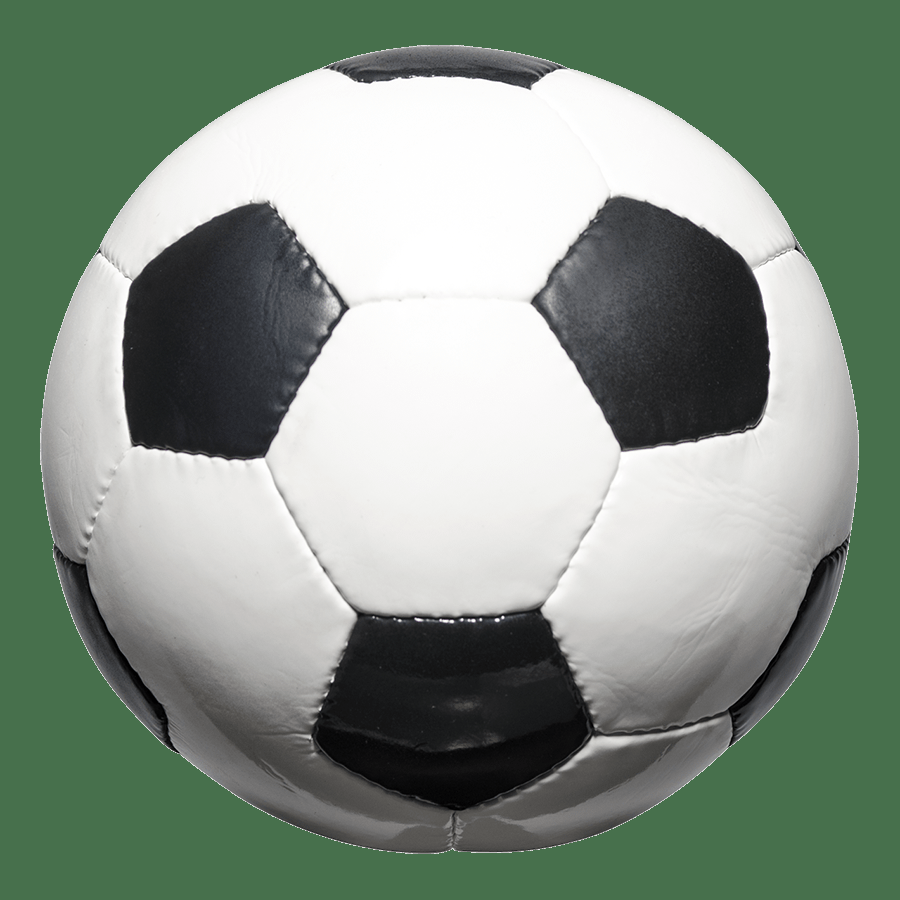
#> input picture ObjectDetection/soccer.png, 900 x 900 px
$ python morphological.py
#> lines starting #> are read from the running program, lines starting #| are printed output that depends on the picture
import cv2 as cv
import numpy as np
img = cv.imread('soccer.png',0)
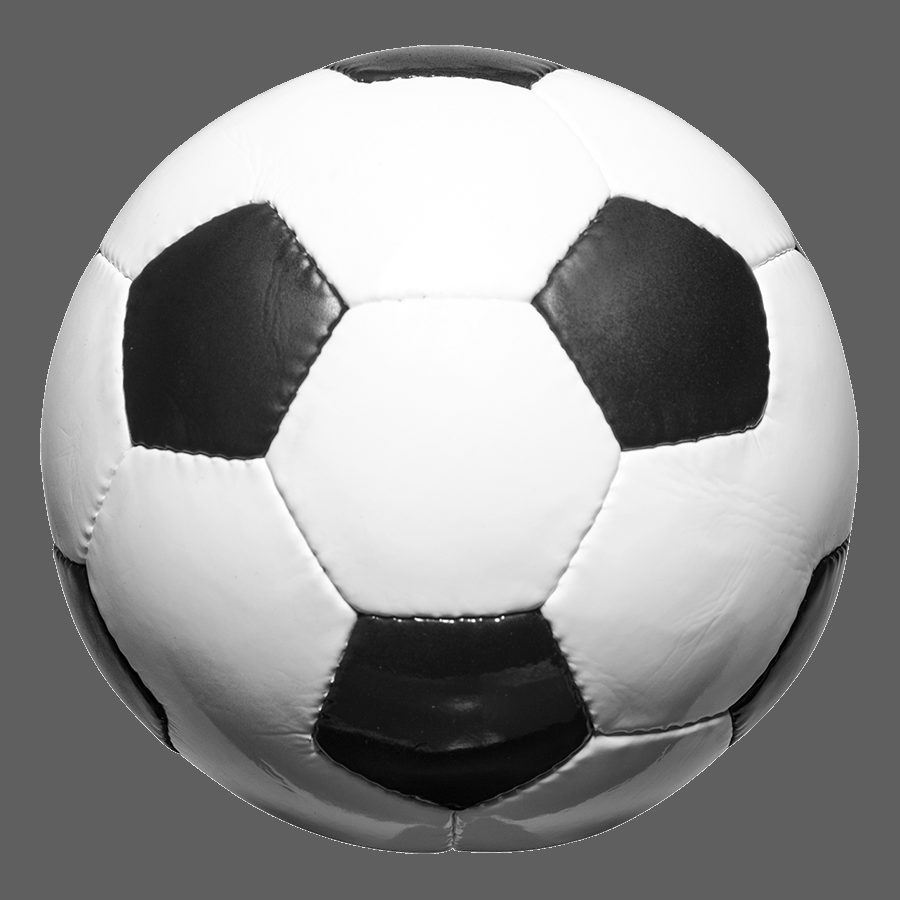
#> img: shape (900, 900); min 0, max 255, mean 138.5
kernel = np.ones((5,5),np.uint8)
gradient = cv.morphologyEx(img, cv.MORPH_GRADIENT, kernel)
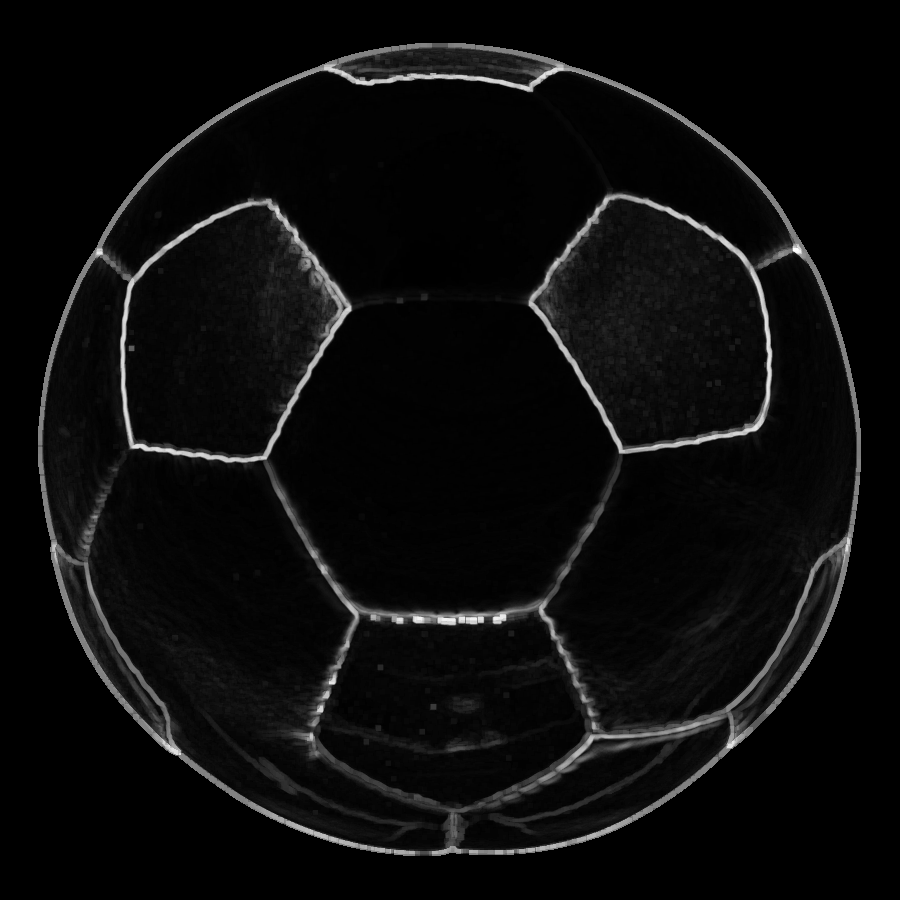
#> gradient: shape (900, 900); min 0, max 255, mean 11.9

cv.imshow('image',gradient)
cv.waitKey(0)

$ run again, with ObjectDetection/red1.png copied over ObjectDetection/soccer.png
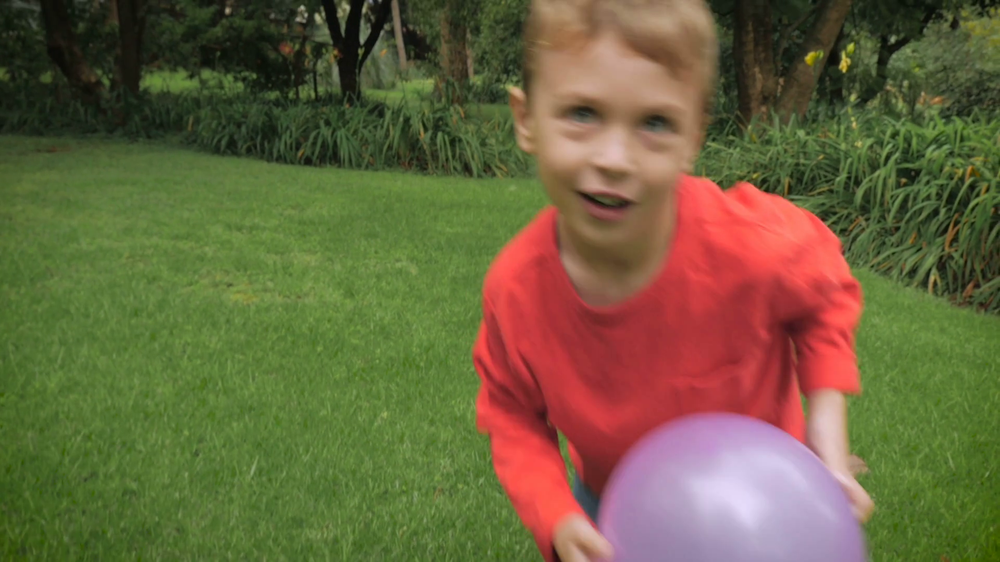
#> input picture ObjectDetection/red1.png, 1000 x 562 px, shrunk from 1920 x 1080 before the run
#> `img = cv.imread('soccer.png',0)`:
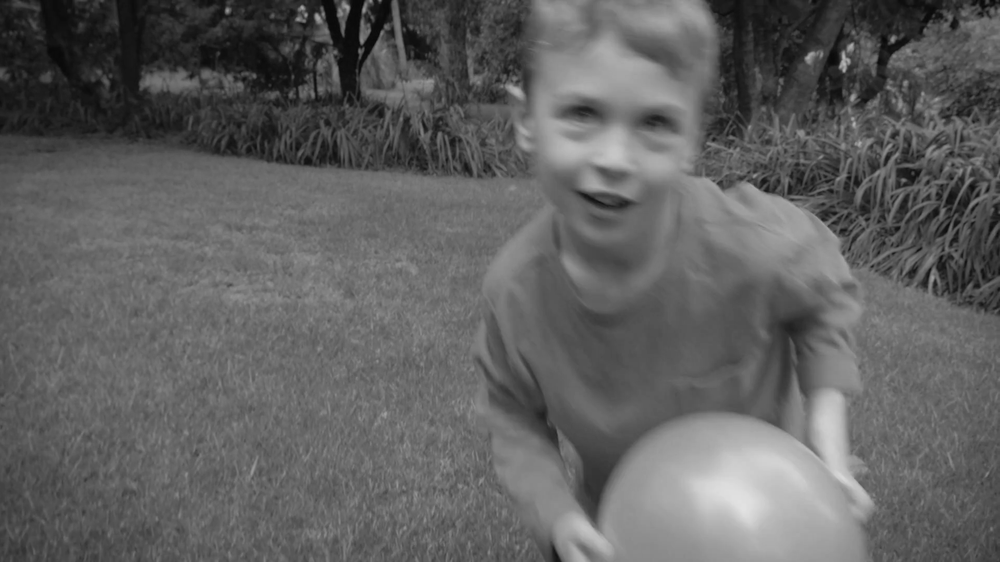
#> img: shape (562, 1000); min 7, max 226, mean 96.4
#> `gradient = cv.morphologyEx(img, cv.MORPH_GRADIENT, kernel)`:
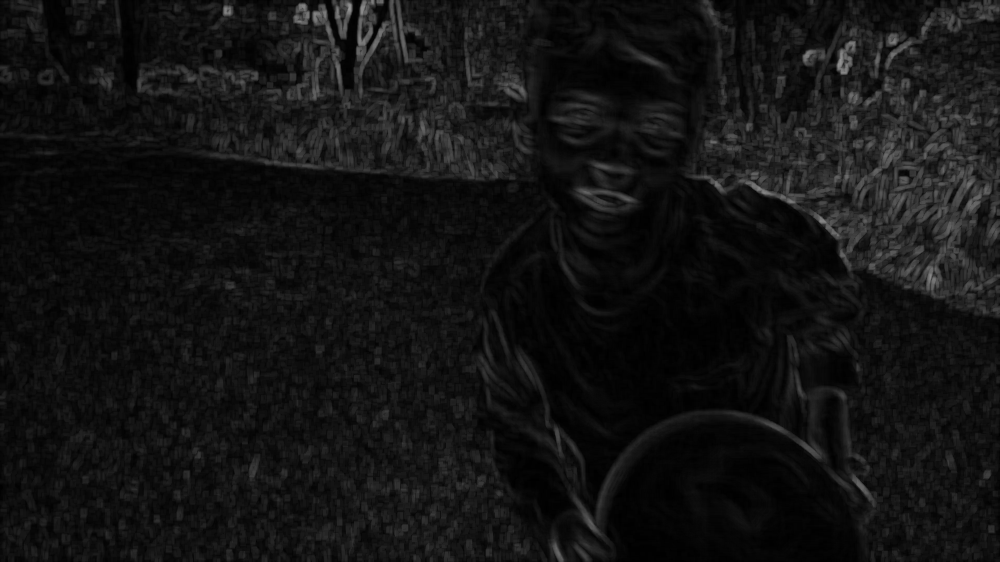
#> gradient: shape (562, 1000); min 0, max 151, mean 19.2
